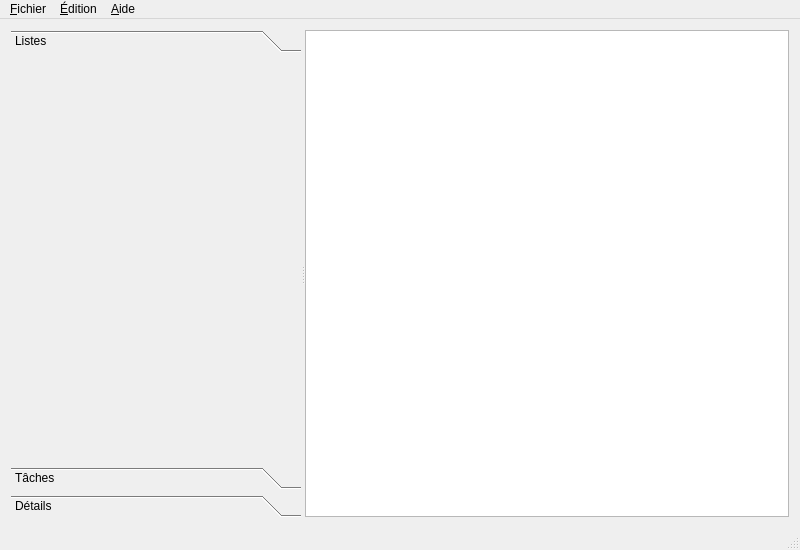
<?xml version="1.0" encoding="UTF-8"?>
<ui version="4.0">
 <class>MainWindow</class>
 <widget class="QMainWindow" name="MainWindow">
  <property name="geometry">
   <rect>
    <x>0</x>
    <y>0</y>
    <width>800</width>
    <height>550</height>
   </rect>
  </property>
  <property name="minimumSize">
   <size>
    <width>800</width>
    <height>550</height>
   </size>
  </property>
  <property name="windowTitle">
   <string>Moustache</string>
  </property>
  <property name="windowIcon">
   <iconset resource="../resources.qrc">
    <normaloff>:/icons/moustache</normaloff>:/icons/moustache</iconset>
  </property>
  <widget class="QWidget" name="centralWidget">
   <layout class="QHBoxLayout" name="horizontalLayout">
    <item>
     <widget class="QSplitter" name="splitter">
      <property name="orientation">
       <enum>Qt::Horizontal</enum>
      </property>
      <widget class="QToolBox" name="toolBox">
       <property name="sizePolicy">
        <sizepolicy hsizetype="Ignored" vsizetype="Ignored">
         <horstretch>0</horstretch>
         <verstretch>0</verstretch>
        </sizepolicy>
       </property>
       <property name="minimumSize">
        <size>
         <width>290</width>
         <height>0</height>
        </size>
       </property>
       <property name="currentIndex">
        <number>0</number>
       </property>
       <widget class="TaskListWidget" name="taskListTools">
        <property name="geometry">
         <rect>
          <x>0</x>
          <y>0</y>
          <width>280</width>
          <height>410</height>
         </rect>
        </property>
        <attribute name="label">
         <string>Listes</string>
        </attribute>
       </widget>
       <widget class="TaskWidget" name="taskTools">
        <property name="geometry">
         <rect>
          <x>0</x>
          <y>0</y>
          <width>280</width>
          <height>410</height>
         </rect>
        </property>
        <attribute name="label">
         <string>Tâches</string>
        </attribute>
       </widget>
       <widget class="QWidget" name="detailsTools">
        <property name="geometry">
         <rect>
          <x>0</x>
          <y>0</y>
          <width>280</width>
          <height>410</height>
         </rect>
        </property>
        <attribute name="label">
         <string>Détails</string>
        </attribute>
       </widget>
      </widget>
      <widget class="QTreeView" name="tasksView">
       <property name="dragEnabled">
        <bool>true</bool>
       </property>
       <property name="dragDropMode">
        <enum>QAbstractItemView::InternalMove</enum>
       </property>
       <property name="defaultDropAction">
        <enum>Qt::LinkAction</enum>
       </property>
       <property name="alternatingRowColors">
        <bool>true</bool>
       </property>
       <property name="animated">
        <bool>true</bool>
       </property>
      </widget>
     </widget>
    </item>
   </layout>
  </widget>
  <widget class="QStatusBar" name="statusBar"/>
  <widget class="QMenuBar" name="menuBar">
   <property name="geometry">
    <rect>
     <x>0</x>
     <y>0</y>
     <width>800</width>
     <height>21</height>
    </rect>
   </property>
   <widget class="QMenu" name="menuFichier">
    <property name="title">
     <string>&amp;Fichier</string>
    </property>
    <addaction name="actionNouveau"/>
    <addaction name="actionOuvrir"/>
    <addaction name="separator"/>
    <addaction name="actionEnregistrer"/>
    <addaction name="actionEnregistrer_sous"/>
    <addaction name="separator"/>
    <addaction name="actionImprimer"/>
    <addaction name="separator"/>
    <addaction name="actionQuitter"/>
   </widget>
   <widget class="QMenu" name="menuAide">
    <property name="title">
     <string>&amp;Aide</string>
    </property>
    <addaction name="action_propos_de_Moustache"/>
   </widget>
   <widget class="QMenu" name="menu_edition">
    <property name="title">
     <string>&amp;Édition</string>
    </property>
    <addaction name="actionPreferences"/>
   </widget>
   <addaction name="menuFichier"/>
   <addaction name="menu_edition"/>
   <addaction name="menuAide"/>
  </widget>
  <action name="actionQuitter">
   <property name="icon">
    <iconset resource="../resources.qrc">
     <normaloff>:/icons/quit</normaloff>:/icons/quit</iconset>
   </property>
   <property name="text">
    <string>Quitter</string>
   </property>
   <property name="shortcut">
    <string>Ctrl+Q</string>
   </property>
  </action>
  <action name="actionNouveau">
   <property name="icon">
    <iconset resource="../resources.qrc">
     <normaloff>:/icons/new</normaloff>:/icons/new</iconset>
   </property>
   <property name="text">
    <string>Nouveau...</string>
   </property>
   <property name="shortcut">
    <string>Ctrl+N</string>
   </property>
  </action>
  <action name="actionEnregistrer">
   <property name="enabled">
    <bool>false</bool>
   </property>
   <property name="icon">
    <iconset resource="../resources.qrc">
     <normaloff>:/icons/save</normaloff>:/icons/save</iconset>
   </property>
   <property name="text">
    <string>Enregistrer</string>
   </property>
   <property name="shortcut">
    <string>Ctrl+S</string>
   </property>
  </action>
  <action name="actionEnregistrer_sous">
   <property name="enabled">
    <bool>false</bool>
   </property>
   <property name="icon">
    <iconset resource="../resources.qrc">
     <normaloff>:/icons/saveas</normaloff>:/icons/saveas</iconset>
   </property>
   <property name="text">
    <string>Enregistrer sous...</string>
   </property>
   <property name="shortcut">
    <string>Ctrl+Shift+S</string>
   </property>
  </action>
  <action name="action_propos_de_Moustache">
   <property name="icon">
    <iconset resource="../resources.qrc">
     <normaloff>:/icons/about</normaloff>:/icons/about</iconset>
   </property>
   <property name="text">
    <string>À propos de Moustache...</string>
   </property>
  </action>
  <action name="actionOuvrir">
   <property name="icon">
    <iconset resource="../resources.qrc">
     <normaloff>:/icons/open</normaloff>:/icons/open</iconset>
   </property>
   <property name="text">
    <string>Ouvrir...</string>
   </property>
   <property name="shortcut">
    <string>Ctrl+O</string>
   </property>
  </action>
  <action name="actionPreferences">
   <property name="icon">
    <iconset resource="../resources.qrc">
     <normaloff>:/icons/preferences</normaloff>:/icons/preferences</iconset>
   </property>
   <property name="text">
    <string>Préférences...</string>
   </property>
  </action>
  <action name="actionImprimer">
   <property name="icon">
    <iconset resource="../resources.qrc">
     <normaloff>:/icons/printer</normaloff>:/icons/printer</iconset>
   </property>
   <property name="text">
    <string>Imprimer...</string>
   </property>
   <property name="shortcut">
    <string>Ctrl+P</string>
   </property>
  </action>
 </widget>
 <layoutdefault spacing="6" margin="11"/>
 <customwidgets>
  <customwidget>
   <class>TaskListWidget</class>
   <extends>QWidget</extends>
   <header>CustomWidgets/tasklistwidget.h</header>
   <container>1</container>
  </customwidget>
  <customwidget>
   <class>TaskWidget</class>
   <extends>QWidget</extends>
   <header>CustomWidgets/taskwidget.h</header>
   <container>1</container>
  </customwidget>
 </customwidgets>
 <resources>
  <include location="../resources.qrc"/>
 </resources>
 <connections/>
</ui>
